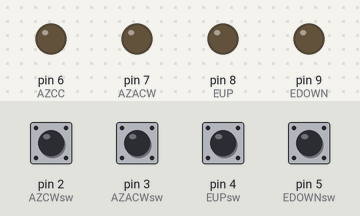
The sketch below on a simulated Arduino Uno, built with avr-gcc and run on an emulated ATmega328P. On the bench: output pins drawn as LEDs (lit = HIGH). The test bench sets the inputs (shaded band); at power-on: pin 2 (AZCWsw), pin 3 (AZACWsw), pin 4 (EUPsw), pin 5 (EDOWNsw) HIGH.

Above: at 1.2 s.
1.3 s: pin 2 (AZCWsw) pulled LOW for 0.15 s
At 2.1 s:
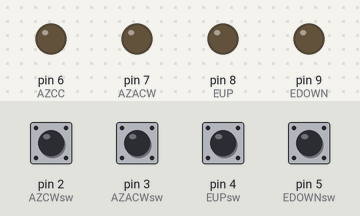
3.0 s: pin 3 (AZACWsw) pulled LOW for 0.15 s
At 4.4 s:
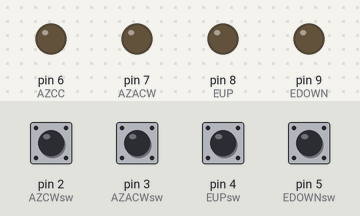
4.7 s: pin 4 (EUPsw) pulled LOW for 1 s
At 5.2 s:
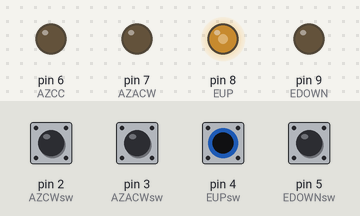
7.7 s: pin 5 (EDOWNsw) pulled LOW for 0.15 s
At 8.2 s:
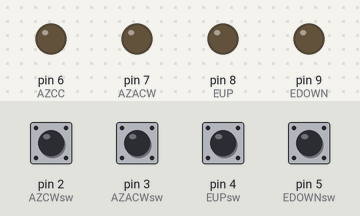
10.7 s: pin 4 (EUPsw) pulled LOW for 0.15 s
At 11.7 s:
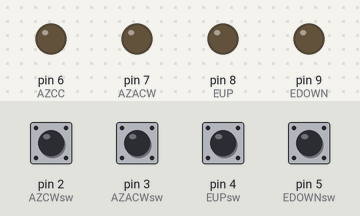
13.7 s: pin 2 (AZCWsw) pulled LOW for 1 s
At 14.0 s:
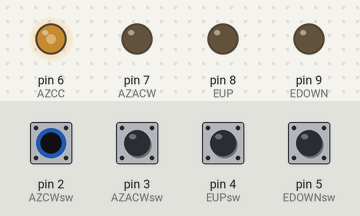
Timing chart, 0 to 16.7 s (numbered marks = the images above; inputs shaded):
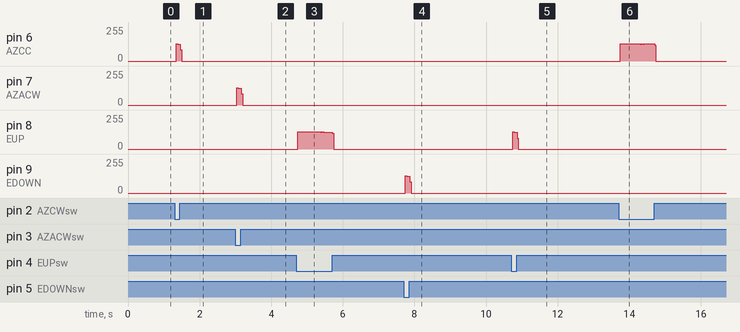

Measured:
- after the input at 1.3 s, pin 6 (AZCC): 0/255 → 125/255 at once, → 0/255 0.12 s later
- after the input at 3.0 s, pin 7 (AZACW): 0/255 → 125/255 at once, → 0/255 0.12 s later
- after the input at 4.7 s, pin 8 (EUP): 0/255 → 130/255 at once, → 125/255 0.64 s later, → 0/255 0.32 s later
- after the input at 7.7 s, pin 9 (EDOWN): 0/255 → 125/255 at once, → 0/255 0.12 s later
- after the input at 10.7 s, pin 8 (EUP): 0/255 → 125/255 at once, → 0/255 0.12 s later
- after the input at 13.7 s, pin 6 (AZCC): 0/255 → 130/255 at once, → 0/255 0.96 s later

The sketch:

AsyncRCWS.ino
```cpp
//input pins
#define EDOWNsw 5
#define EUPsw 4
#define AZACWsw 3
#define AZCWsw 2

//output pins
#define EDOWN 9
#define EUP 8
#define AZACW 7
#define AZCC 6


unsigned long previousMillisAZCC = 0;
unsigned long previousMillisAZACW = 0;
unsigned long previousMillisEUP = 0;
unsigned long previousMillisEDOWN = 0;

const long intervalAZ = 1; // Interval for AZ motor
const long intervalE = 1; // Interval for E motor


int AZstateCC = 1;
int AZstateACW = 1;
int EstateCC = 1;
int EstateACW = 1;

void setup() {
  // put your setup code here, to run once:

  //OUTPUT PINS
  pinMode(9, OUTPUT); // UP
  pinMode(8, OUTPUT); // DOWN
  pinMode(7, OUTPUT); // Anti-clockwise
  pinMode(6, OUTPUT);  // Clockwise

  // //INPUT PINS
  // pinMode(5, INPUT); // UP
  // pinMode(4, INPUT); // DOWN
  // pinMode(3, INPUT); // Anti-clockwise
  // pinMode(2, INPUT); // Clockwise

  pinMode(5, INPUT_PULLUP);// UP
  pinMode(4, INPUT_PULLUP);// DOWN
  pinMode(3, INPUT_PULLUP);// Anti-clockwise
  pinMode(2, INPUT_PULLUP);//Clockwise

  digitalWrite(AZCC, LOW);
  digitalWrite(AZACW, LOW);
  digitalWrite(EUP, LOW);
  digitalWrite(EDOWN, LOW);

  Serial.begin(9600);

}


void loop() {

unsigned long currentMillis = millis();

  // put your main code here, to run repeatedly:
 AZstateCC = digitalRead(AZCWsw);
 AZstateACW = digitalRead(AZACWsw);
 EstateCC = digitalRead(EUPsw);
 EstateACW = digitalRead(EDOWNsw);


//AZ clockwise
  if(AZstateCC == LOW)
  {
    //digitalWrite(AZCC, LOW);
      if (currentMillis - previousMillisAZCC >= intervalAZ)
      {
      previousMillisAZCC = currentMillis;
      digitalWrite(AZCC, !digitalRead(AZCC));
    }
  }
  else {
    digitalWrite(AZCC, LOW);
  }


//AZ Anti clockwise
   if(AZstateACW == LOW)
  {
     if (currentMillis - previousMillisAZACW >= intervalAZ)
     {
      previousMillisAZACW = currentMillis;
      digitalWrite(AZACW, !digitalRead(AZACW));
    }
  }
  else{
    digitalWrite(AZACW, LOW);
  }

//ELEVATION  UP
   if(EstateCC == LOW)
  {
 if (currentMillis - previousMillisEUP >= intervalE)
    {
      previousMillisEUP = currentMillis;
      digitalWrite(EUP, !digitalRead(EUP));
    }
  }
  else{
    digitalWrite(EUP, LOW);
  }

//ELEVATION DOWN
  if(EstateACW == LOW )
  {
    if (currentMillis - previousMillisEDOWN >= intervalE)
    {
      previousMillisEDOWN = currentMillis;
      digitalWrite(EDOWN, !digitalRead(EDOWN));
    }
  }
  else {
    digitalWrite(EDOWN, LOW);
  }

}
```
